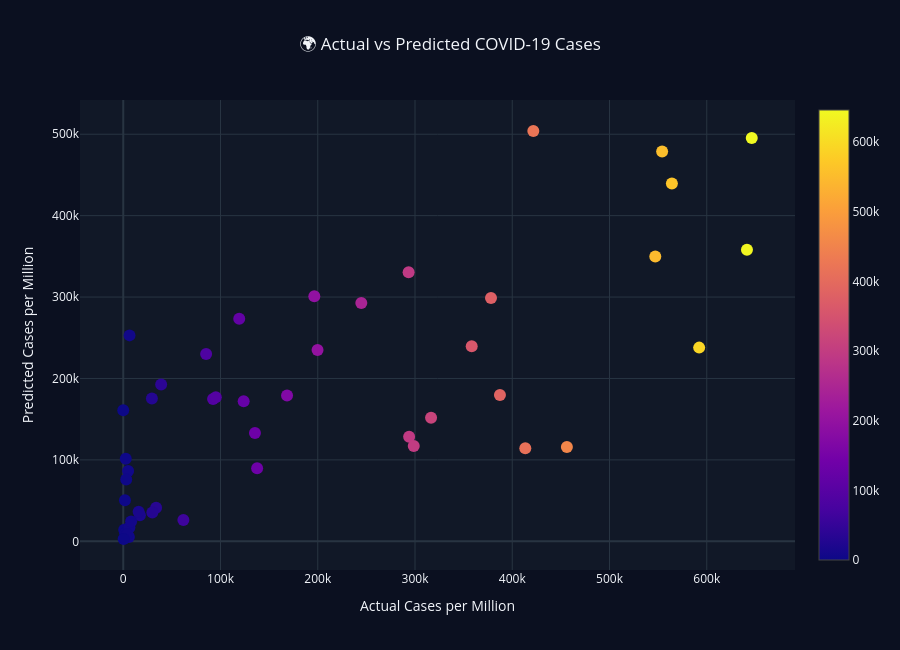

Notebook source saved alongside this figure:
### Code cell
fig = go.Figure()

fig.add_trace(go.Scatter(
    x=y_test,
    y=y_pred,
    mode='markers',
    marker=dict(
        size=12,
        color=y_test,
        colorscale='Plasma',
        showscale=True
    ),
    name='Predictions'
))

fig.update_layout(
    title='🌍 Actual vs Predicted COVID-19 Cases',
    template='plotly_dark',
    paper_bgcolor='#0B1020',
    plot_bgcolor='#111827',
    title_x=0.5,
    xaxis_title='Actual Cases per Million',
    yaxis_title='Predicted Cases per Million',
    height=650
)

fig.show()
